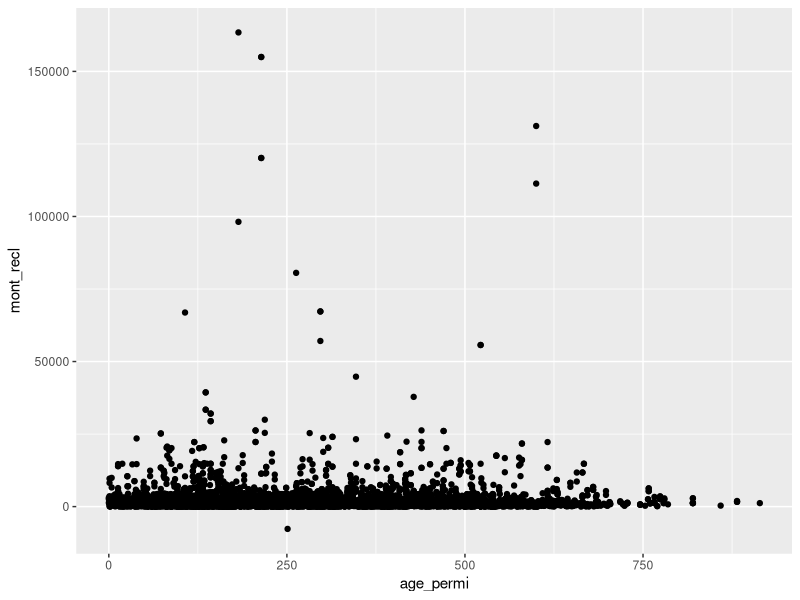
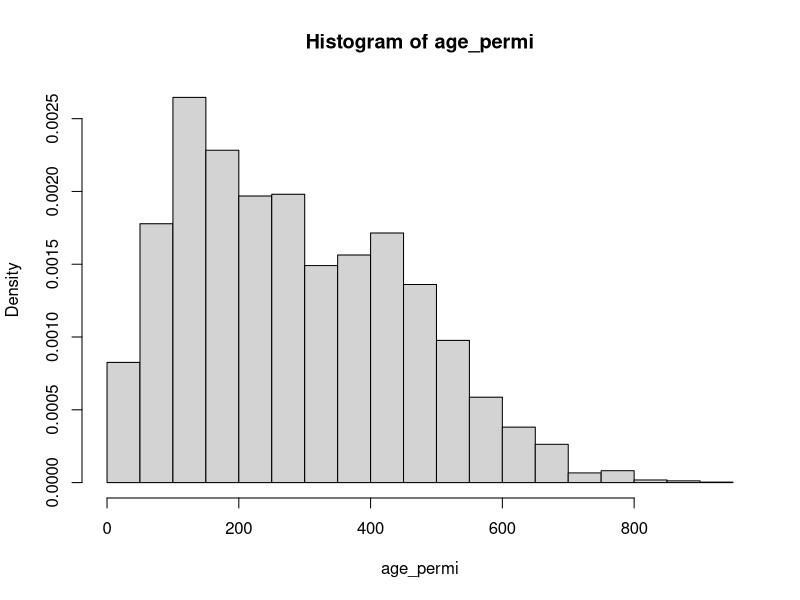
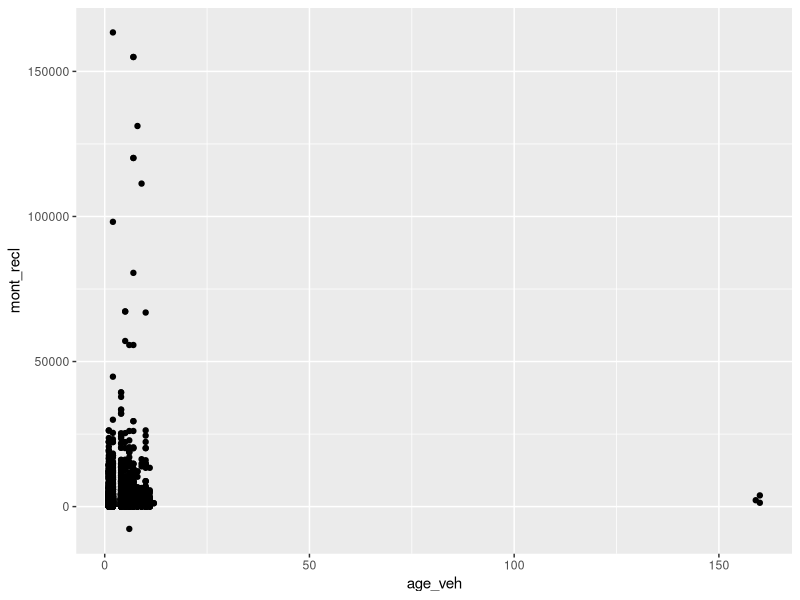
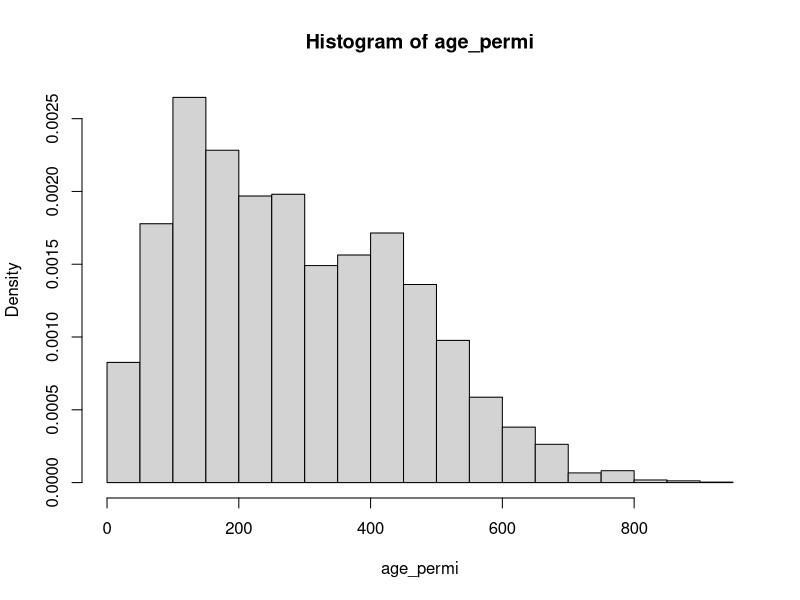
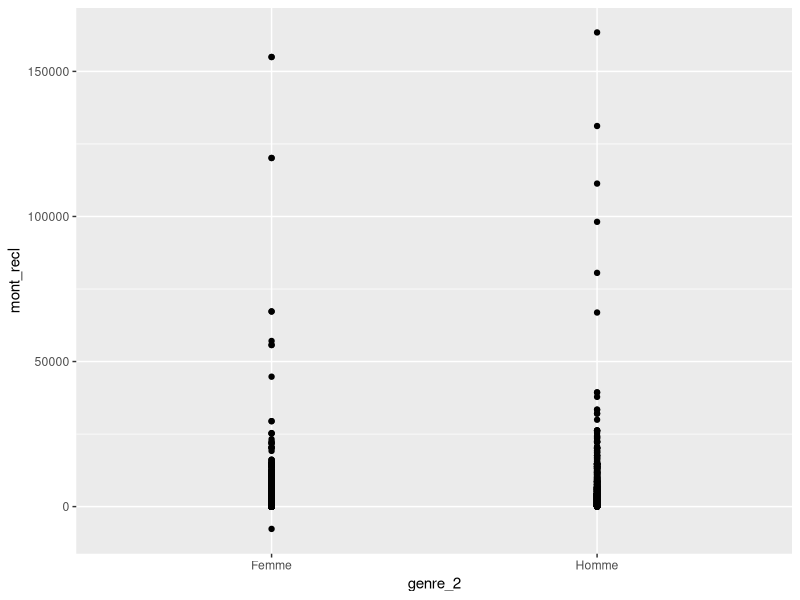

Recreate these plots in R, in order.
## ---- chunk 1
knitr::opts_chunk$set(echo = TRUE)
## ---- chunk 2
library(ggplot2)
## ---- chunk 3
setwd("/Users/marianetremblay/Downloads")
Donnees <- read.csv("MontantReclFr.csv")
attach(Donnees)
## ---- chunk 4
ggplot(Donnees, aes(x = age_permi, y = mont_recl)) + geom_point()
## ---- chunk 5
hist(age_permi, freq = FALSE)
## ---- chunk 6
modele_1 <- lm(age_permi~mont_recl, data = Donnees)
summary(modele_1)
anova(modele_1)
## ---- chunk 7
# Moyenne
mean(age_permi)
# Médiane
median(age_permi)
# Écart-Type
sd(age_permi)
# Maximum
max(age_permi)
# Minimum
min(age_permi)
## ---- chunk 8
ggplot(Donnees, aes(x = age_veh, y = mont_recl)) + geom_point()
## ---- chunk 9
hist(age_permi, freq = FALSE)
## ---- chunk 10
modele_2 <- lm(age_veh~mont_recl, data = Donnees)
summary(modele_2)
anova(modele_2)
## ---- chunk 11
# Moyenne
mean(age_veh)
# Médiane
median(age_veh)
# Écart-Type
sd(age_veh)
# Maximum
max(age_veh)
# Minimum
min(age_veh)
## ---- chunk 12
# Avant 
table(genre)
# Après
genre_2 <- sub("femme", "Femme", genre)
table(genre_2)
## ---- chunk 13
ggplot(Donnees, aes(x = genre_2, y = mont_recl)) + geom_point()
## ---- chunk 14
modele_3 <- lm(age_permi~mont_recl, data = Donnees)
summary(modele_3)
anova(modele_3)
## ---- chunk 15
# Construction d'un tableau genre_2 et mont_recl
Tableau <- data.frame(genre_2, mont_recl)

# HOMMES
Tableau <- data.frame(genre_2, mont_recl)
H <- Tableau[genre_2 == "Homme", ]
# Moyenne
mean(H$mont_recl)
# Médiance
median(H$mont_recl)
# Écart-Type
sd(H$mont_recl)
# Maximum
max(H$mont_recl)
# Minimum
min(H$mont_recl)

# FEMME
Tableau <- data.frame(genre_2, mont_recl)
FE <- Tableau[genre_2 == "Femme", ]
# Moyenne
mean(FE$mont_recl)
# Médiance
median(FE$mont_recl)
# Écart-Type
sd(FE$mont_recl)
# Maximum
max(FE$mont_recl)
# Minimum
min(FE$mont_recl)
